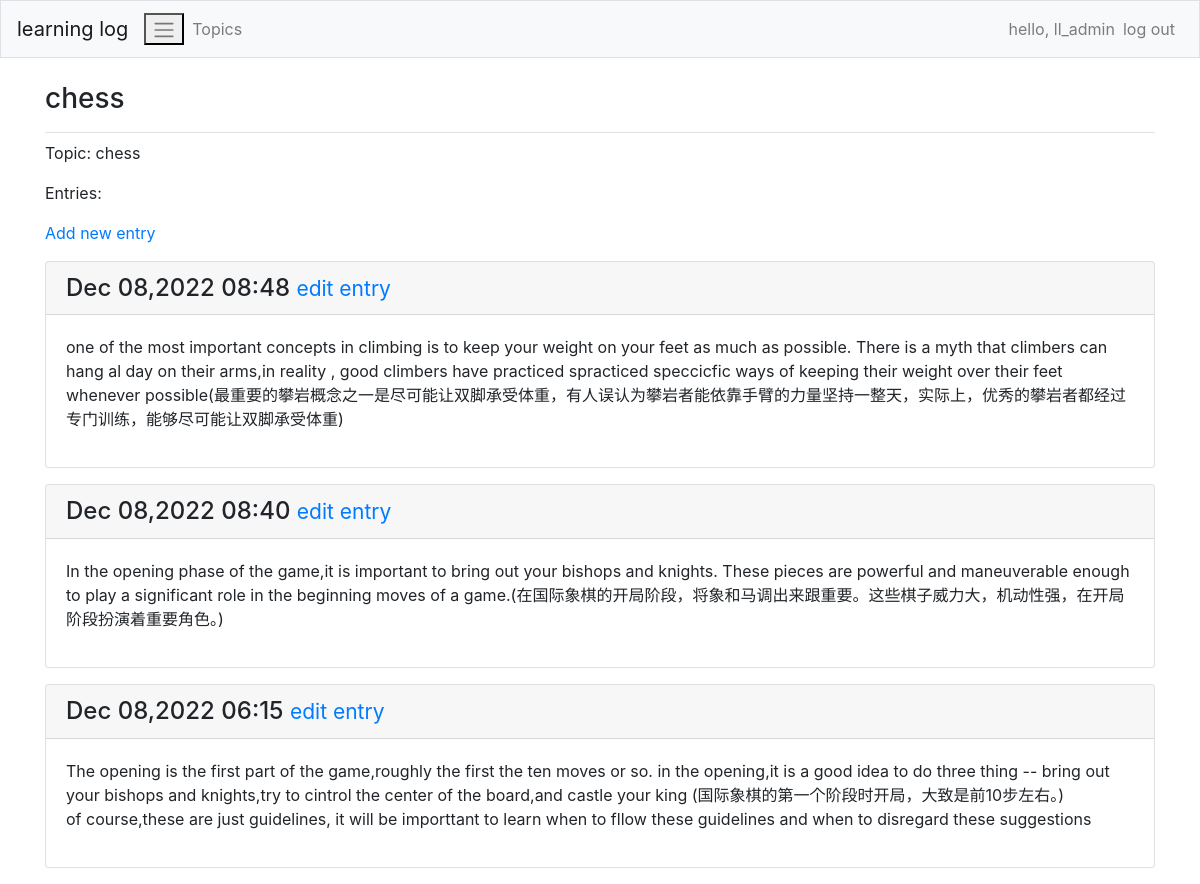
The page /topics/1/ (signed in) on the database its author committed.
### learning_logs/models.py (models this page shows, shortened)
class Topic(models.Model):
    text = models.CharField(max_length=200)
    date_added = models.DateTimeField(auto_now_add=True)
    owner = models.ForeignKey(User,on_delete=models.CASCADE)
    def __str__(self):
        return self.text

class Entry(models.Model):
    topic = models.ForeignKey(Topic,on_delete=models.CASCADE)
    text = models.TextField() #长度不受限制
    date_added = models.DateTimeField(auto_now_add=True)
    class Meta:
        verbose_name_plural = 'entries'

### learning_logs/views.py (the view)
# urls.py: path('topics/<int:topic_id>/',views.topic,name='topic'),
def topic(request,topic_id):
    topic = Topic.objects.get(id=topic_id)
    if topic.owner != request.user:
        raise Http404
    entries = topic.entry_set.order_by('-date_added')
    context = {'topic':topic,'entries':entries}
    return render(request,'learning_logs/topic.html',context)

### learning_logs/templates/learning_logs/topic.html (shortened to what this page needs)
<!DOCTYPE html>
<html lang="en">
<head>
</head>
<body>
{% extends 'learning_logs/base.html' %}
{% block page_header %}
    <h3>{{ topic }}</h3>
{% endblock page_header %}
{% block content %}
<p>Topic: {{ topic }}</p>
    <p>Entries:</p>
    <p>
        <a href="{% url 'learning_logs:new_entry' topic.id %}">Add new entry</a>
    </p>
{% for entry in entries %}
    <div class="card mb-3">
        <h4 class="card-header">
            {{ entry.date_added|date:'M d,Y H:i' }}
            <small> <a href="{% url 'learning_logs:edit_entry' entry.id %}">edit entry</a></small>
        </h4>
        <div class="card-body">
            {{ entry.text|linebreaks }}
        </div>
    </div>
    {% empty %}
        <p> There are no entries for this topic yet.</p>
    {% endfor %}
{% endblock content %}

### learning_logs/templates/learning_logs/base.html (shortened to what this page needs)
{% load bootstrap4 %}
<!doctype html>
<html lang="en">
<head>
    {% bootstrap_css %}
</head>
<body>
<nav class="navbar navbar-expand-md navbar-light bg-light mb-4 border">
    <a class="navbar-brand" href="{% url 'learning_logs:index' %}">learning log</a>
    <button class="navbar-toggle" type="button" data-toggle="collapse" data-target="#navbarCollapse" aria-controls="navbarCollapse"
        aria-expanded="false" aria-label="Toggle navigation">
        <span class="navbar-toggler-icon"></span>
    </button>
    <div class="collapse navbar-collapse" id="navbarCollapse">
        <ul class="navbar-nav mr-auto">
            <li class="nav-item">
                <a class="nav-link" href="{% url 'learning_logs:topics' %}">Topics</a>
            </li>
        </ul>
        <ul class="navbar-nav ml-auto">
            {% if user.is_authenticated %}
                <li class="nav-item">
                    <span class="navbar-text">hello, {{ user.username }}</span>
                </li>
               <li class="nav-item">
                    <a class="nav-link" href="{% url 'users:logout' %}">log out</a>
               </li>
            {% endif %}
        </ul>
    </div>
</nav>
<main role="main" class="container">
    <div class="pb-2 mb-2 border-bottom">
        {% block page_header %}{% endblock page_header %}
    </div>
    <div>
        {% block content %}{% endblock content %}
    </div>
</main>
</body>
</html>

### rows shown on the page
Topic: text "chess"
Entry: date_added "Dec 08,2022 08:48", text "one of the most important concepts in climbing is to keep your weight on your feet as much as possible. There is a myth that climbers can hang al day on their arms,in reality , good climbers have practiced spracticed speccicfic ways of keeping their weight over their feet whenever possible(最重要的攀岩概念之一是尽可能让双脚承受体重，有人误认为攀岩者能依靠手臂的力量坚持一整天，实际上，优秀的攀岩者都经过专门训练，能够尽可能让双脚承受体重)"
Entry: date_added "Dec 08,2022 08:40", text "In the opening phase of the game,it is important to bring out your bishops and knights. These pieces are powerful and maneuverable enough to play a significant role in the beginning moves of a game.(在国际象棋的开局阶段，将象和马调出来跟重要。这些棋子威力大，机动性强，在开局阶段扮演着重要角色。)"
Entry: date_added "Dec 08,2022 06:15", text "The opening is the first part of the game,roughly the first the ten moves or so. in the opening,it is a good idea to do three thing -- bring out your bishops and knights,try to cintrol the center of the board,and castle your king (国际象棋的第一个阶段时开局，大致是前10步左右。) of course,these are just guidelines, it will be importtant to learn when to fllow these guidelines and when to disregard these suggestions"

### other values the page prints
{{ user.username }} "ll_admin"
